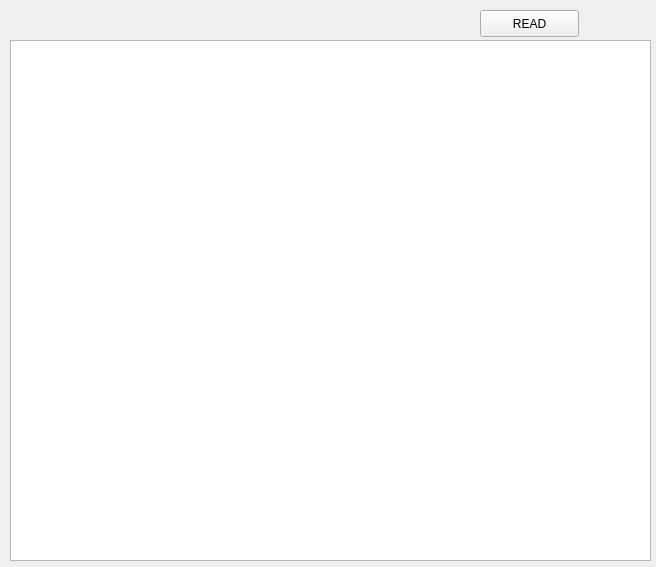
<?xml version="1.0" encoding="UTF-8"?>
<ui version="4.0">
 <class>To_user</class>
 <widget class="QWidget" name="To_user">
  <property name="geometry">
   <rect>
    <x>0</x>
    <y>0</y>
    <width>656</width>
    <height>567</height>
   </rect>
  </property>
  <property name="windowTitle">
   <string>Form</string>
  </property>
  <widget class="QPushButton" name="To_User">
   <property name="geometry">
    <rect>
     <x>480</x>
     <y>10</y>
     <width>99</width>
     <height>27</height>
    </rect>
   </property>
   <property name="text">
    <string>READ</string>
   </property>
  </widget>
  <widget class="QTextEdit" name="textEdit">
   <property name="geometry">
    <rect>
     <x>10</x>
     <y>40</y>
     <width>641</width>
     <height>521</height>
    </rect>
   </property>
  </widget>
 </widget>
 <resources/>
 <connections/>
</ui>
